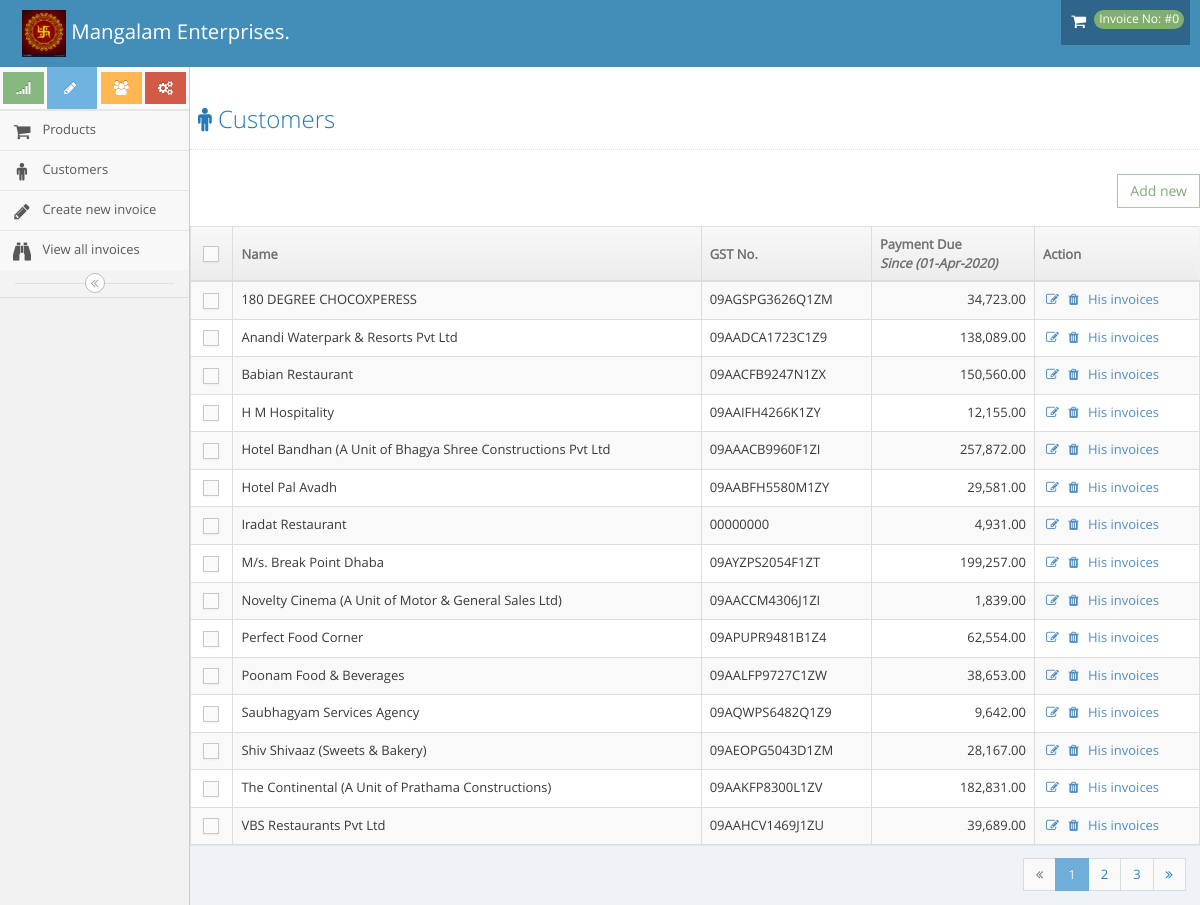
Screenshot of /index.php/customer/show with the database file from the repository.
### tables this page shows
CREATE TABLE `invoice` (
  `id` int(11) NOT NULL,
  `customer_id` int(11) NOT NULL,
  `created_at` datetime NOT NULL DEFAULT CURRENT_TIMESTAMP,
  `invoice_no` int(11) NOT NULL,
  `date` date DEFAULT NULL,
  `total` float DEFAULT NULL,
  `locked` int(11) NOT NULL DEFAULT '0'
);

CREATE TABLE `customer` (
  `id` int(11) NOT NULL,
  `name` varchar(200) NOT NULL,
  `email` varchar(100) NOT NULL,
  `contact` varchar(20) NOT NULL,
  `address` longtext NOT NULL,
  `pincode` varchar(10) NOT NULL,
  `city` varchar(100) NOT NULL,
  `state` varchar(100) NOT NULL,
  `gst_no` varchar(100) NOT NULL,
  `pan` varchar(19) DEFAULT NULL
);

### application/helpers/functions_helper.php (called while the page is built, shortened)
<?php
function financial_yr_start(){
  $yr = date('Y');
  return $yr.'-04-01';
}
function _getAdminLoadView($template_name, $data = array()) {
          $CI = & get_instance();
          $CI->load->view('header', $data);
          $CI->load->view($template_name, $data);
}
?>

### application/controllers/customer.php (called while the page is built, shortened)
<?php
class Customer extends CI_Controller {
	public function show()
	{
		$year = date('Y');
		$dt = $year.'-04-01';
		$data['prod_data'] = $this->Invoice_Model->getSundryDebtors();
		$data['dt'] = date('d-M-Y',strtotime($dt));
		_getAdminLoadView('customer_list',$data);
	}
}

### index.php (called while the page is built, shortened)
<?php
require_once BASEPATH.'core/CodeIgniter.php';

### application/models/Invoice_Model.php (called while the page is built, shortened)
<?php
class Invoice_Model extends CI_Model {
  public function getSundryDebtors($date1=null, $date2=null){
    $q = "SELECT c.*,i.id as iid,sum(i.total) as payment from invoice as i left join customer as c on i.customer_id = c.id  ";
    $date1 = financial_yr_start();
    $q .= " where i.created_at >= '".$date1."'";
    $q .= " GROUP by c.id ";
    $q .=" order by c.name ASC";
    $data = $this->db->query($q);
    return ($data->result_array());
  }
}

### application/views/customer_list.php (the view, shortened to what this page needs)
<div class="page-content">
					</div>
						<div class="page-header">
							<h1>
								<i class="menu-icon fa fa-male"></i>
								Customers
							</h1>
						</div>
							<h1>
								<div style="text-align: right"><a href="<?php echo base_url('customer/add_normal') ?>"><button id="" type="button" class="btn btn-white btn-success">Add new</button></a></div>
							</h1>
						<div class="row">
									<div class="col-xs-12">
										<div class="clearfix">
										</div>
										<div>
											<table id="dynamic-table" class="table table-striped table-bordered table-hover">
												<thead>
													<tr>
														<th class="center">
															<label class="pos-rel">
																<span class="lbl"></span>
															</label>
														</th>
														<th>Name</th>
														<th>GST No.</th>
														<th>Payment Due<br><em>Since (<?php echo $dt?>)<em></th>
														<th>Action</th>
													</tr>
												</thead>
												<tbody>
													<?php
													foreach((array)$prod_data as $em){
                    ?>
													<tr>
														<td class="center">
															<label class="pos-rel">
																<span class="lbl"></span>
															</label>
														</td>
														<td><?php echo $em['name']?></td>
														<td><?php echo $em['gst_no']?></td>
														<td class="amount"><?php echo number_format($em['payment'],2)?></td>
														<td>
															<div class="hidden-sm hidden-xs action-buttons">
			<a class="fa fa-edit"  href="<?php echo base_url('customer/edit/').$em['id'] ?>" role="button" class="blue" ></a>
														<a class="cust_del fa fa-trash" id="<?php echo $em['id'] ?>" role="button" class="blue" ></a>
								<a class=""  href="<?php echo base_url('customer/getCustomerDetails/').$em['id'] ?>" role="button" class="blue" >His invoices</a>
															</div>
														</td>
													</tr>
												<?php } ?>
												</tbody>
												</table>
											</div>
											<div class="modal-footer no-margin-top">
												<ul class="pagination pull-right no-margin">
													<li class="prev disabled">
														<a href="#">
															<i class="ace-icon fa fa-angle-double-left"></i>
														</a>
													</li>
													<li class="active">
														<a href="#">1</a>
													</li>
													<li>
														<a href="#">2</a>
													</li>
													<li>
														<a href="#">3</a>
													</li>
													<li class="next">
														<a href="#">
															<i class="ace-icon fa fa-angle-double-right"></i>
														</a>
													</li>
												</ul>
											</div>
										</div>
									</div>
								</div>
							</div>
						</div>
					</div>

### rows the page displays
invoice: customer.name "180 DEGREE CHOCOXPERESS", customer.gst_no "09AGSPG3626Q1ZM", payment "34,723.00"
invoice: customer.name "Anandi Waterpark & Resorts Pvt Ltd", customer.gst_no "09AADCA1723C1Z9", payment "138,089.00"
invoice: customer.name "Babian Restaurant", customer.gst_no "09AACFB9247N1ZX", payment "150,560.00"
invoice: customer.name "H M Hospitality", customer.gst_no "09AAIFH4266K1ZY", payment "12,155.00"
invoice: customer.name "Hotel Bandhan (A Unit of Bhagya Shree Constructions Pvt Ltd", customer.gst_no "09AAACB9960F1ZI", payment "257,872.00"
invoice: customer.name "Hotel Pal Avadh", customer.gst_no "09AABFH5580M1ZY", payment "29,581.00"
invoice: customer.name "Iradat Restaurant", customer.gst_no "00000000", payment "4,931.00"
invoice: customer.name "M/s. Break Point Dhaba", customer.gst_no "09AYZPS2054F1ZT", payment "199,257.00"
invoice: customer.name "Novelty Cinema (A Unit of Motor & General Sales Ltd)", customer.gst_no "09AACCM4306J1ZI", payment "1,839.00"
invoice: customer.name "Perfect Food Corner", customer.gst_no "09APUPR9481B1Z4", payment "62,554.00"
invoice: customer.name "Poonam Food & Beverages", customer.gst_no "09AALFP9727C1ZW", payment "38,653.00"
invoice: customer.name "Saubhagyam Services Agency", customer.gst_no "09AQWPS6482Q1Z9", payment "9,642.00"
invoice: customer.name "Shiv Shivaaz (Sweets & Bakery)", customer.gst_no "09AEOPG5043D1ZM", payment "28,167.00"
invoice: customer.name "The Continental (A Unit of Prathama Constructions)", customer.gst_no "09AAKFP8300L1ZV", payment "182,831.00"
invoice: customer.name "VBS Restaurants Pvt Ltd", customer.gst_no "09AAHCV1469J1ZU", payment "39,689.00"

### other values shown
$inv "#0"
$dt "01-Apr-2020"
